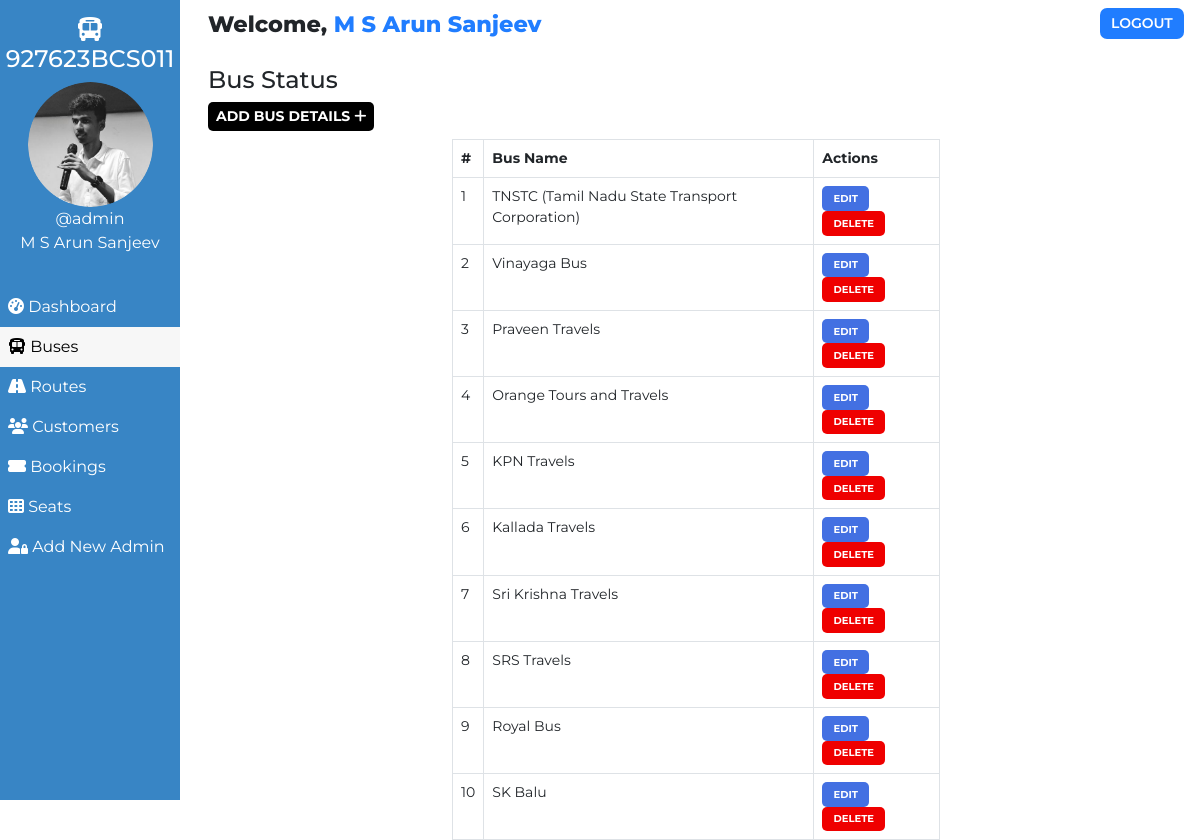
The page /admin/bus.php (signed in) on the database its author committed.
### tables this page shows
CREATE TABLE `users` (
  `user_id` int(11) NOT NULL,
  `user_fullname` varchar(100) NOT NULL,
  `user_name` varchar(30) NOT NULL,
  `user_password` varchar(255) NOT NULL,
  `user_created` datetime NOT NULL DEFAULT current_timestamp()
);

CREATE TABLE `buses` (
  `id` int(100) NOT NULL,
  `bus_no` varchar(255) NOT NULL,
  `bus_assigned` tinyint(1) NOT NULL DEFAULT 0,
  `bus_created` datetime NOT NULL DEFAULT current_timestamp()
);

### admin/bus.php (the view, shortened to what this page needs)
<!DOCTYPE html>
<html lang="en">
<head>
    <link href="https://cdn.jsdelivr.net/npm/bootstrap@5.0.1/dist/css/bootstrap.min.css" rel="stylesheet">
    <?php
        $page="bus";
    ?>
</head>
<body>
    <?php require '../assets/partials/_admin-header.php';?>
        <?php
            $resultSql = "SELECT * FROM `buses` ORDER BY bus_created DESC";
            $resultSqlResult = mysqli_query($conn, $resultSql);
            if(!mysqli_num_rows($resultSqlResult)){ ?>
                <div class="container mt-4">
                    <div id="noCustomers" class="alert alert-dark " role="alert">
                        <h1 class="alert-heading">No Buses Found!!</h1>
                        <p class="fw-light">Be the first person to add one!</p>
                        <hr>
                        <div id="addCustomerAlert" class="alert alert-success" role="alert">
                                Click on <button id="add-button" class="button btn-sm"type="button"data-bs-toggle="modal" data-bs-target="#addModal">ADD <i class="fas fa-plus"></i></button> to add a bus!
                        </div>
                    </div>
                </div>
            <?php }
            else { ?>
            <section id="bus">
                <div id="head">
                    <h4>Bus Status</h4>
                </div>
                <div id="bus-results">
                    <div>
                        <button id="add-button" class="button btn-sm" type="button"data-bs-toggle="modal" data-bs-target="#addModal">Add Bus Details <i class="fas fa-plus"></i></button>
                    </div>
                    <table class="table table-hover table-bordered">
                        <thead>
                            <th>#</th>
                            <th>Bus Name</th>
                            <th>Actions</th>
                        </thead>
                        <?php
                            $ser_no = 0;
                            while($row = mysqli_fetch_assoc($resultSqlResult))
                            {
                                $ser_no++;
                                $id = $row["id"];
                                $busno = $row["bus_no"];
                        ?>
                        <tr>
                            <td>
                                <?php
                                    echo $ser_no;
                                ?>
                            </td>
                            <td>
                                <?php
                                    echo $busno;
                                ?>
                            </td>
                            <td>
                            <button class="button edit-button " data-link="<?php echo $_SERVER['REQUEST_URI']; ?>" data-id="<?php
                                                echo $id;?>" data-busno="<?php
                                                echo $busno;?>"
                                                >Edit</button>
                                            <button class="button delete-button" data-bs-toggle="modal" data-bs-target="#deleteModal" data-id="<?php
                                                echo $id;?>">Delete</button>
                            </td>
                        </tr>
                        <?php
                        }
                    ?>
                    </table>
                </div>
            </section>
            <?php } ?>
        </div>
    </main>
</body>
</html>

### assets/partials/_admin-header.php (shortened to what this page needs)
<?php
    $conn = db_connect();
    $user_id = $_SESSION['user_id'];
    $sql = "SELECT * FROM users WHERE user_id = $user_id";
    $result = mysqli_query($conn, $sql);
    if($row = mysqli_fetch_assoc($result))
    {
        $user_fullname = $row["user_fullname"];
        $user_name = $row["user_name"];
    }
?>
    <main id="container">
        <div id="sidebar">
            <h4><i class="fas fa-bus"></i> 927623BCS011</h4>
            <div>
                <img class="adminDp" src="../assets/img/round.jpg" height="125px" alt="Admin Profile Pic">
                <p>
                    <?php  echo '@'.$user_name;  ?>
                </p>
                <p>M S Arun Sanjeev</p>
            </div>
            <ul id="options">
                <li class="option <?php if($page=='dashboard'){ echo 'active';}?>">
                    <a href="./dashboard.php">
                    <i class="fas fa-tachometer-alt"></i> Dashboard
                    </a>
                </li>
                <li class="option <?php if($page=='bus'){ echo 'active';}?>">
                    <a href="./bus.php">
                    <i class="fas fa-bus"></i> Buses
                    </a>
                </li>
                <li class="option <?php if($page=='route'){ echo 'active';}?>">
                    <a href="./route.php">
                    <i class="fas fa-road"></i> Routes
                    </a>
                </li>
                <li class="option <?php if($page=='customer'){ echo 'active';}?>">
                    <a href="./customer.php">
                    <i class="fas fa-users"></i> Customers
                    </a>
                </li>
                <li class="option <?php if($page=='booking'){ echo 'active';}?>">
                    <a href="./booking.php">
                    <i class="fas fa-ticket-alt"></i> Bookings
                    </a>
                </li>
                <li class="option <?php if($page=='seat'){ echo 'active';}?>">
                    <a href="./seat.php">
                    <i class="fas fa-th"></i> Seats
                    </a>
                </li>
                <li class="option <?php if($page=='signup'){ echo 'active';}?>">
                    <a href="./signup.php">
                    <i class="fas fa-user-lock"></i> Add New Admin
                    </a>
                </li>
            </ul>
        </div>
        <div id="main-content">
            <section id="welcome">
                <ul>
                    <li class="welcome-item">Welcome,
                        <span id="USER">
                            <?php
                                echo $user_fullname;
                            ?>
                        </span>
                    </li>
                    <li class="welcome-item">
                        <button id="logout" class="btn-sm">
                            <a href="../assets/partials/_logout.php">LOGOUT</a>
                        </button>
                    </li>
                </ul>
            </section>

### assets/styles/admin.php (style rules this page uses)
body { margin: 0; box-sizing: border-box; font-family: 'Montserrat', sans-serif; background-color: white; }
html { scroll-behavior: smooth; }
*, *::after, *::before { box-sizing: inherit; }
#USER { color: #207DFF; }
.adminDp { border-radius: 50%; }
#welcome { background-color: white; }
#welcome ul { display: flex; justify-content: space-between; list-style-type: none; padding: 0; margin: 0; }
#welcome li { margin: 0 1rem; padding: 0.5rem 0; }
#welcome li:first-child { font-weight: 800; font-size: 1.4rem; }
#logout { padding: 0.3rem 0.7rem; background-color: #207DFF; font-weight: 600; outline: none; border: none; border-radius: 7px; }
#logout a { color: white; text-decoration: none; }
@media only screen and (min-width:1000px) { #sidebar { text-align: center; background-color: #3885c5; color: white; width: 15%; position: fixed; top: 0%; padding-top: 1rem; z-index: 2; height: 100vh; } }
@media only screen and (min-width:1000px) { #sidebar p { margin: 0; } }
@media only screen and (min-width:1000px) { #sidebar ul { margin-top: 2rem; } }
@media only screen and (min-width:1000px) { #options { list-style-type: none; text-align: left; padding-left: 0; } }
@media only screen and (min-width:1000px) { .option a { display: block; padding: 0.5rem; text-decoration: none; color: inherit; } }
@media only screen and (min-width:1000px) { .active { background-color:#f7f7f7; color:black; } }
@media only screen and (min-width:1000px) { #main-content { margin-left: 16%; } }

### assets/styles/admin-options.php (style rules this page uses)
* { font-family: Montserrat; }
#booking #head, #customer #head, #route #head, #seat #head, #bus #head { padding-top: 1rem; }
#booking, #customer, #route, #bus, #seat { padding: 0 1rem; }
#booking-results > div, #customer-results > div, #route-results > div, #bus-results > div { margin-bottom: 0.5rem; }
#booking-results button, #customer-results button, #route button, #bus-results button { border-radius: 5px; }
.button { border: none; font-weight: bold; text-transform: uppercase; }
#add-button { background-color: black; color: white; }
table { font-size: 14px; }
#bus table { width: 50%; margin: 0 auto; }
#bus .edit-button, #bus .delete-button, #route .edit-button, #route .delete-button, #customer .edit-button, #customer .delete-button { padding: 0.3rem 0.7rem; }
table th,td { padding-left: 0.3rem; }
table button { color: white; }
.edit-button { background-color: #4370E2; }
.delete-button { background-color: #EF0000; }
.edit-button, .delete-button { font-size: 10px }

### rows shown on the page
users: user_name "admin", user_fullname "M S Arun Sanjeev"
buses: bus_no "TNSTC (Tamil Nadu State Transport Corporation)"
buses: bus_no "Vinayaga Bus"
buses: bus_no "Praveen Travels"
buses: bus_no "Orange Tours and Travels"
buses: bus_no "KPN Travels"
buses: bus_no "Kallada Travels"
buses: bus_no "Sri Krishna Travels"
buses: bus_no "SRS Travels"
buses: bus_no "Royal Bus"
buses: bus_no "SK Balu"
